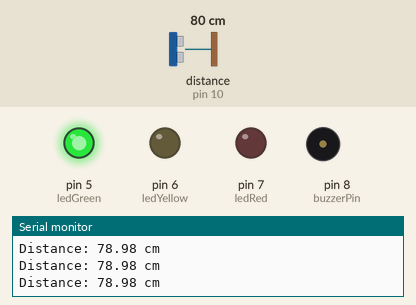
Simulated run of this sketch. Board: Arduino Uno, built with avr-gcc and run on an emulated ATmega328P. Shown: output pins drawn as LEDs (lit = HIGH), buzzer (waves = sounding), the last lines printed to the serial monitor. Wiring (inferred from the names in the program): ultrasonic range finder: trigger pin 9; echo pin 10. The test bench sets the inputs (shaded band); at power-on: distance to the obstacle (sensor on pin 10) 80 cm. The echo pulse lasts 58.3 µs per cm; pins used as bus, display or sensor lines are not drawn.

Above: at 1.3 s.
1.4 s: distance to the obstacle (sensor on pin 10) set to 14 cm
4.4 s: distance to the obstacle (sensor on pin 10) set to 11 cm
At 4.74 s:
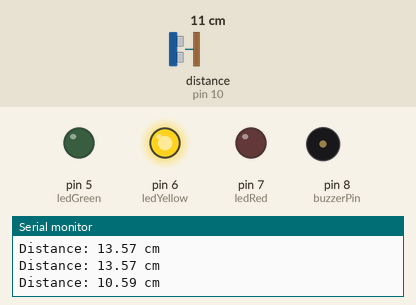
7.4 s: distance to the obstacle (sensor on pin 10) set to 8 cm
10.4 s: distance to the obstacle (sensor on pin 10) set to 5 cm
At 10.63 s:
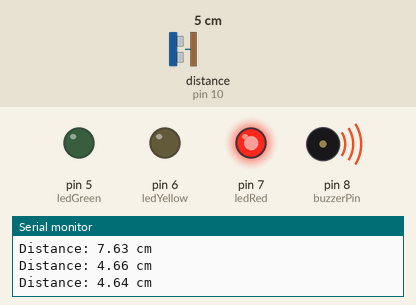
13.4 s: distance to the obstacle (sensor on pin 10) set to 9 cm
At 13.61 s:
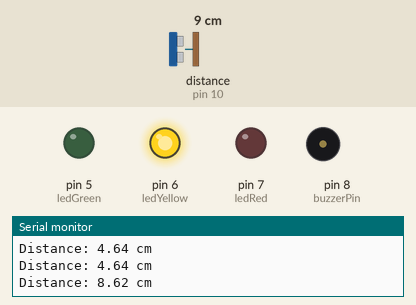
16.4 s: distance to the obstacle (sensor on pin 10) set to 2 cm
At 20.34 s:
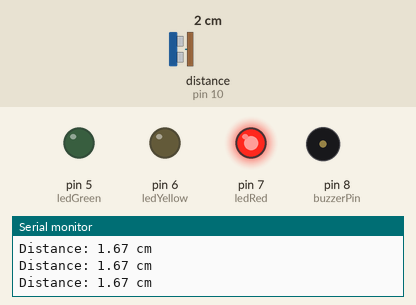
Timing chart, 0 to 20.4 s (numbered marks = the images above; inputs shaded):
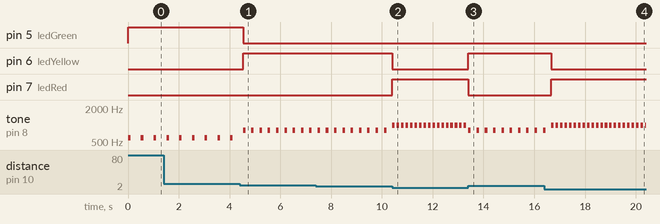

Measured:
- the behaviour switches between 13 and 12 cm on distance to the obstacle (sensor on pin 10) (found by bisection; images 0 and 1)
- the behaviour switches between 7 and 6 cm on distance to the obstacle (sensor on pin 10) (found by bisection; images 1 and 2)
- after the input at 4.4 s, pin 5 (ledGreen): HIGH → LOW after 0.13 s; pin 6 (ledYellow): LOW → HIGH after 0.13 s; tone on pin 8 (buzzerPin): alternates 800 Hz for 0.10 s and silent for 0.23 s, starting after 0.13 s
- after the input at 10.4 s, pin 6 (ledYellow): HIGH → LOW at once; pin 7 (ledRed): LOW → HIGH at once; tone on pin 8 (buzzerPin): alternates 1000 Hz for 0.10 s and silent for 0.08 s, starting at once
- after the input at 13.4 s, pin 6 (ledYellow): LOW → HIGH at once; pin 7 (ledRed): HIGH → LOW at once; tone on pin 8 (buzzerPin): alternates 800 Hz for 0.10 s and silent for 0.23 s, starting at once
- after the input at 16.4 s, pin 6 (ledYellow): HIGH → LOW after 0.27 s; pin 7 (ledRed): LOW → HIGH after 0.27 s
- by itself, tone on pin 8 (buzzerPin): alternates 600 Hz for 0.10 s and silent for 0.40 s

The sketch:

sensorProject.ino
```cpp
const int trigPin = 9;
const int echoPin = 10;

const int ledGreen = 5;
const int ledYellow = 6;
const int ledRed = 7;
const int buzzerPin = 8;

void setup() {
  pinMode(trigPin, OUTPUT);
  pinMode(echoPin, INPUT);
  pinMode(ledGreen, OUTPUT);
  pinMode(ledYellow, OUTPUT);
  pinMode(ledRed, OUTPUT);
  pinMode(buzzerPin, OUTPUT);

  Serial.begin(9600);
}

void loop() {
  // Trigger pulse
  digitalWrite(trigPin, LOW);
  delayMicroseconds(2);
  digitalWrite(trigPin, HIGH);
  delayMicroseconds(10);
  digitalWrite(trigPin, LOW);

  // Read echo
  long duration = pulseIn(echoPin, HIGH, 30000);
  float distance = duration * 0.034 / 2;

  Serial.print("Distance: ");
  Serial.print(distance);
  Serial.println(" cm");

  // Turn all LEDs off
  digitalWrite(ledGreen, LOW);
  digitalWrite(ledYellow, LOW);
  digitalWrite(ledRed, LOW);

  int beepDelay = 400; // default slowest beep

  if (duration == 0) {
    Serial.println("No echo.");
    noTone(buzzerPin);
  } else if (distance <= 6) {
    digitalWrite(ledRed, HIGH);
    tone(buzzerPin, 1000, 100); // high pitch
    beepDelay = 175; // fast beep
  } else if (distance <= 12) {
    digitalWrite(ledYellow, HIGH);
    tone(buzzerPin, 800, 100); // medium pitch
    beepDelay = 325; // medium beep
  } else {
    digitalWrite(ledGreen, HIGH);
    tone(buzzerPin, 600, 100); // low pitch
    beepDelay = 500; // slow beep
  }

  delay(beepDelay);
}
```
